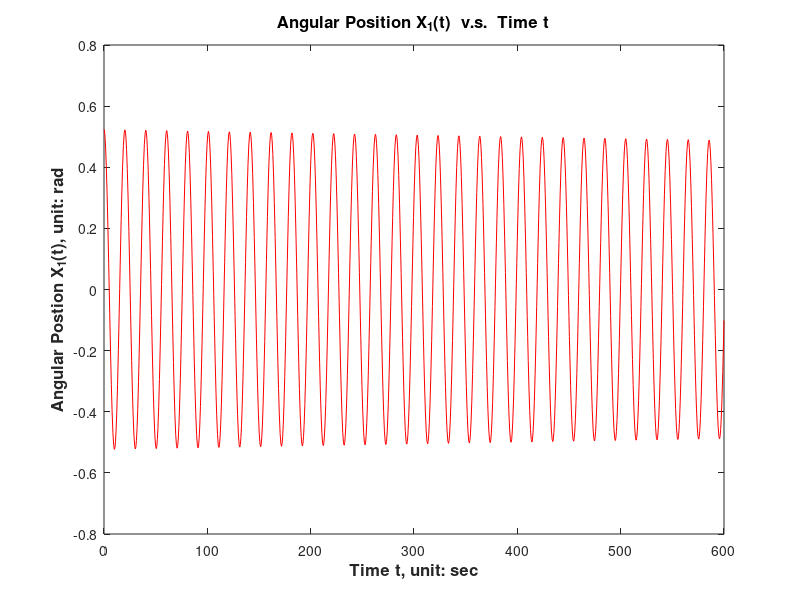
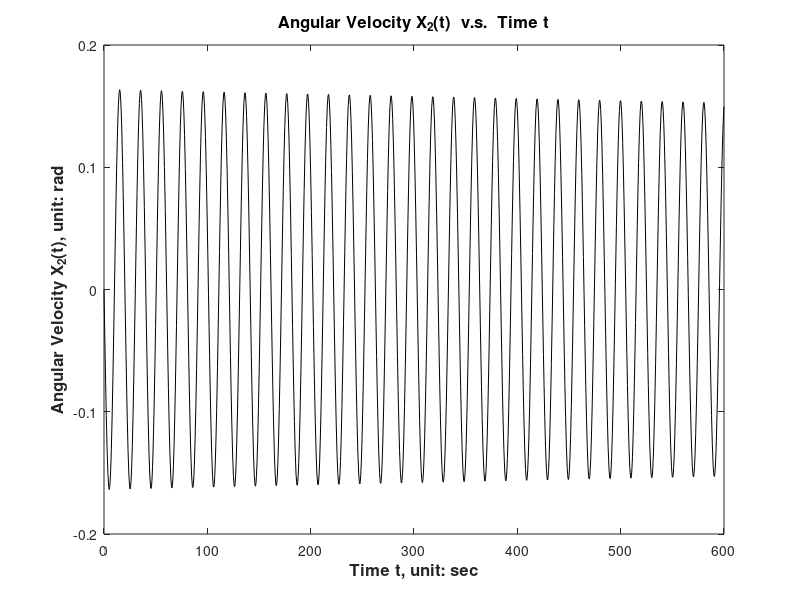
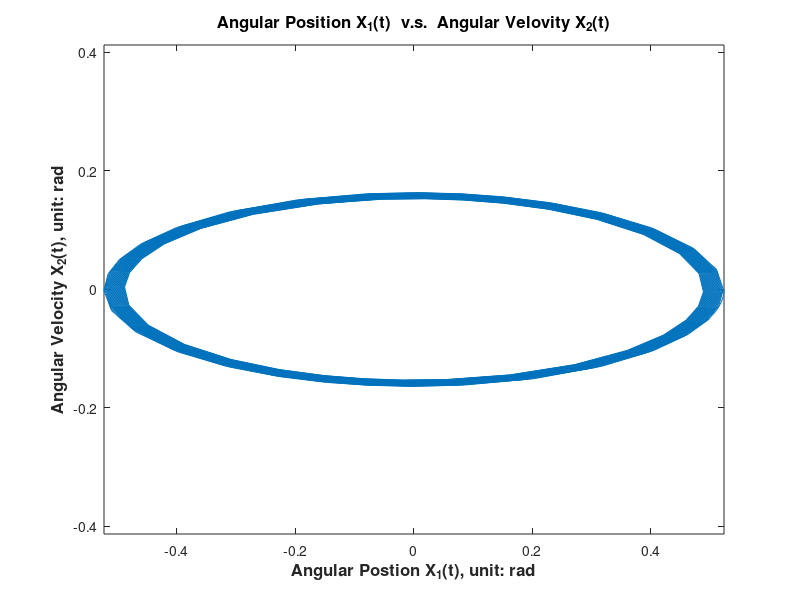

The MATLAB script that drew these images, in order:
%% CMPE 245 HW1 a
% -------------------------
% CMPE 245 - Spring, 2016
% Chien-Pin Chen
% 04/05/2016
% MATLAB script for HW1 a
% --------------------------

% The original equation.
% mLx'' = -mgsin(x)
% x'' = -(g/L)sin(x)
% rewrite :
% x1' = x2
% x2' = x1'' = -(g/L)*sin(x1)   , where (g/L)=0.1
% I.C.: x1 = pi/6;   x2 = 0

% clear workspace
clear all;

% Simulate numerical equation.
T = 600;
fun = @(t,x) [x(2); -0.1*sin(x(1))];
[t,x] = ode23(fun, [0 T], [pi/6 0]);

% Plot the results
h1 = figure;
axes('Parent', h1, 'FontWeight', 'bold', 'FontSize', 12);
plot(t, x(:,1),'r');
title('Angular Position X_1(t)  v.s.  Time t','FontWeight','bold', 'FontSize',12);
xlabel('Time t, unit: sec', 'FontWeight','bold', 'FontSize',12);
ylabel('Angular Postion X_1(t), unit: rad', 'FontWeight','bold', 'FontSize',12);

h2 = figure;
axes('Parent', h2, 'FontWeight', 'bold', 'FontSize', 12);
plot(t, x(:,2),'k');
title('Angular Velocity X_2(t)  v.s.  Time t','FontWeight','bold', 'FontSize',12);
xlabel('Time t, unit: sec', 'FontWeight','bold', 'FontSize',12);
ylabel('Angular Velocity X_2(t), unit: rad', 'FontWeight','bold', 'FontSize',12);

h3 = figure;
axes('Parent', h3, 'FontWeight', 'bold', 'FontSize', 12);
plot(x(:,1), x(:,2));
axis equal
title('Angular Position X_1(t)  v.s.  Angular Velovity X_2(t)','FontWeight','bold', 'FontSize',12);
xlabel('Angular Postion X_1(t), unit: rad', 'FontWeight','bold', 'FontSize',12);
ylabel('Angular Velocity X_2(t), unit: rad', 'FontWeight','bold', 'FontSize',12);
%plot(t, x(:,1),'r-', t, x(:,2),'b', t,x(:,2));